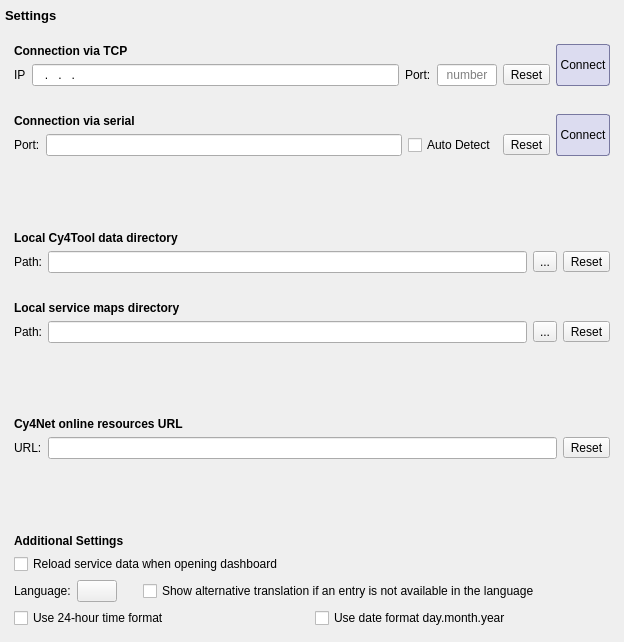
<?xml version="1.0" encoding="UTF-8"?>
<ui version="4.0">
 <class>SettingsPage</class>
 <widget class="QWidget" name="SettingsPage">
  <property name="geometry">
   <rect>
    <x>0</x>
    <y>0</y>
    <width>624</width>
    <height>642</height>
   </rect>
  </property>
  <property name="windowTitle">
   <string notr="true">Form</string>
  </property>
  <property name="styleSheet">
   <string notr="true">/* Allgemein */
QFrame[GuiRole=PageTitelFrame] { background: rgb(210, 210, 210); border-radius: 6px;	padding: 6px; }
QFrame[GuiRole=PageTitelFrame] QLabel {  font: bold 10pt; }
QFrame[GuiRole=GroupBox] { background: rgb(230, 230, 230); }

QPushButton[GuiRole=ToolBarButton] { border: 1px solid transparent; border-radius: 3px; padding: 3px; qproperty-iconSize: 24px; }
QPushButton[GuiRole=ToolBarButton]:hover { background: rgb(220, 220, 220); border-color: rgb(220, 220, 220); }
QPushButton[GuiRole=ToolBarButton]:pressed { background: rgb(220, 220, 220); border-color: rgb(110, 110, 110); }
QPushButton[GuiRole=ToolBarButton]:checked { background: rgb(220, 220, 220); border-color: rgb(110, 110, 110); }

/* Spezifisch */
QPushButton#connectViaSocketButton { background: rgb(220, 220, 240); border: 1px solid rgb(120, 120, 160); border-radius: 3px; padding: 3px; qproperty-iconSize: 32px; }
QPushButton#connectViaSocketButton:hover { background: rgb(240, 240, 255); border-color: rgb(140, 140, 160); }
QPushButton#connectViaSocketButton:pressed { background: rgb(250, 250, 255); border-color: rgb(160, 160, 180); }
QPushButton#connectViaSerialButton { background: rgb(220, 220, 240); border: 1px solid rgb(120, 120, 160); border-radius: 3px; padding: 3px; qproperty-iconSize: 32px; }
QPushButton#connectViaSerialButton:hover { background: rgb(240, 240, 255); border-color: rgb(140, 140, 160); }
QPushButton#connectViaSerialButton:pressed { background: rgb(250, 250, 255); border-color: rgb(160, 160, 180); }</string>
  </property>
  <layout class="QVBoxLayout" name="verticalLayout">
   <property name="spacing">
    <number>10</number>
   </property>
   <property name="leftMargin">
    <number>5</number>
   </property>
   <property name="topMargin">
    <number>5</number>
   </property>
   <property name="rightMargin">
    <number>5</number>
   </property>
   <property name="bottomMargin">
    <number>5</number>
   </property>
   <item>
    <widget class="QFrame" name="titleFrame">
     <property name="GuiRole" stdset="0">
      <string notr="true">PageTitelFrame</string>
     </property>
     <layout class="QHBoxLayout" name="horizontalLayout_27">
      <property name="leftMargin">
       <number>0</number>
      </property>
      <property name="topMargin">
       <number>0</number>
      </property>
      <property name="rightMargin">
       <number>0</number>
      </property>
      <property name="bottomMargin">
       <number>0</number>
      </property>
      <item>
       <widget class="QLabel" name="titelText">
        <property name="font">
         <font>
          <pointsize>10</pointsize>
          <italic>false</italic>
          <bold>true</bold>
         </font>
        </property>
        <property name="text">
         <string>Settings</string>
        </property>
       </widget>
      </item>
      <item>
       <spacer name="titleSpacer">
        <property name="orientation">
         <enum>Qt::Orientation::Horizontal</enum>
        </property>
        <property name="sizeHint" stdset="0">
         <size>
          <width>40</width>
          <height>20</height>
         </size>
        </property>
       </spacer>
      </item>
     </layout>
    </widget>
   </item>
   <item>
    <widget class="QFrame" name="frame">
     <property name="GuiRole" stdset="0">
      <string notr="true">GroupBox</string>
     </property>
     <layout class="QVBoxLayout" name="verticalLayout_3">
      <item>
       <layout class="QHBoxLayout" name="horizontalLayout_2">
        <item>
         <layout class="QVBoxLayout" name="verticalLayout_2">
          <item>
           <widget class="QLabel" name="label_7">
            <property name="font">
             <font>
              <bold>true</bold>
             </font>
            </property>
            <property name="text">
             <string>Connection via TCP</string>
            </property>
           </widget>
          </item>
          <item>
           <layout class="QHBoxLayout" name="horizontalLayout">
            <item>
             <widget class="QLabel" name="label_1">
              <property name="sizePolicy">
               <sizepolicy hsizetype="Preferred" vsizetype="Expanding">
                <horstretch>0</horstretch>
                <verstretch>0</verstretch>
               </sizepolicy>
              </property>
              <property name="minimumSize">
               <size>
                <width>0</width>
                <height>0</height>
               </size>
              </property>
              <property name="text">
               <string>IP</string>
              </property>
             </widget>
            </item>
            <item>
             <widget class="QLineEdit" name="socketIpText">
              <property name="inputMask">
               <string notr="true">000.000.000.000</string>
              </property>
              <property name="maxLength">
               <number>15</number>
              </property>
             </widget>
            </item>
            <item>
             <widget class="QLabel" name="label_2">
              <property name="sizePolicy">
               <sizepolicy hsizetype="Preferred" vsizetype="Expanding">
                <horstretch>0</horstretch>
                <verstretch>0</verstretch>
               </sizepolicy>
              </property>
              <property name="minimumSize">
               <size>
                <width>0</width>
                <height>0</height>
               </size>
              </property>
              <property name="text">
               <string>Port:</string>
              </property>
             </widget>
            </item>
            <item>
             <widget class="QLineEdit" name="socketPortText">
              <property name="maximumSize">
               <size>
                <width>60</width>
                <height>16777215</height>
               </size>
              </property>
              <property name="inputMask">
               <string notr="true">00000</string>
              </property>
              <property name="maxLength">
               <number>5</number>
              </property>
              <property name="echoMode">
               <enum>QLineEdit::EchoMode::Normal</enum>
              </property>
              <property name="alignment">
               <set>Qt::AlignmentFlag::AlignCenter</set>
              </property>
              <property name="placeholderText">
               <string notr="true">number</string>
              </property>
             </widget>
            </item>
            <item>
             <widget class="QToolButton" name="resetSocketButton">
              <property name="text">
               <string>Reset</string>
              </property>
             </widget>
            </item>
           </layout>
          </item>
         </layout>
        </item>
        <item>
         <widget class="QPushButton" name="connectViaSocketButton">
          <property name="sizePolicy">
           <sizepolicy hsizetype="Minimum" vsizetype="Preferred">
            <horstretch>0</horstretch>
            <verstretch>0</verstretch>
           </sizepolicy>
          </property>
          <property name="font">
           <font>
            <bold>false</bold>
           </font>
          </property>
          <property name="toolTip">
           <string>Connect Cy4NET via TCP</string>
          </property>
          <property name="text">
           <string>Connect</string>
          </property>
         </widget>
        </item>
       </layout>
      </item>
     </layout>
    </widget>
   </item>
   <item>
    <widget class="QFrame" name="frame_2">
     <property name="GuiRole" stdset="0">
      <string notr="true">GroupBox</string>
     </property>
     <layout class="QVBoxLayout" name="verticalLayout_4">
      <item>
       <layout class="QHBoxLayout" name="horizontalLayout_3">
        <item>
         <layout class="QVBoxLayout" name="verticalLayout_5">
          <item>
           <widget class="QLabel" name="label_8">
            <property name="font">
             <font>
              <bold>true</bold>
             </font>
            </property>
            <property name="text">
             <string>Connection via serial</string>
            </property>
           </widget>
          </item>
          <item>
           <layout class="QHBoxLayout" name="horizontalLayout_4">
            <item>
             <widget class="QLabel" name="label_3">
              <property name="sizePolicy">
               <sizepolicy hsizetype="Preferred" vsizetype="Expanding">
                <horstretch>0</horstretch>
                <verstretch>0</verstretch>
               </sizepolicy>
              </property>
              <property name="minimumSize">
               <size>
                <width>0</width>
                <height>0</height>
               </size>
              </property>
              <property name="text">
               <string>Port:</string>
              </property>
             </widget>
            </item>
            <item>
             <widget class="QLineEdit" name="serialPortText"/>
            </item>
            <item>
             <widget class="QCheckBox" name="autoSerialPortDetectionCheck">
              <property name="text">
               <string>Auto Detect</string>
              </property>
             </widget>
            </item>
            <item>
             <widget class="QToolButton" name="resetSerialPortButton">
              <property name="text">
               <string>Reset</string>
              </property>
             </widget>
            </item>
           </layout>
          </item>
         </layout>
        </item>
        <item>
         <widget class="QPushButton" name="connectViaSerialButton">
          <property name="sizePolicy">
           <sizepolicy hsizetype="Minimum" vsizetype="Preferred">
            <horstretch>0</horstretch>
            <verstretch>0</verstretch>
           </sizepolicy>
          </property>
          <property name="font">
           <font>
            <bold>false</bold>
           </font>
          </property>
          <property name="toolTip">
           <string>Connect Cy4NET via serial</string>
          </property>
          <property name="text">
           <string>Connect</string>
          </property>
         </widget>
        </item>
       </layout>
      </item>
     </layout>
    </widget>
   </item>
   <item>
    <spacer name="verticalSpacer2">
     <property name="orientation">
      <enum>Qt::Orientation::Vertical</enum>
     </property>
     <property name="sizeHint" stdset="0">
      <size>
       <width>0</width>
       <height>0</height>
      </size>
     </property>
    </spacer>
   </item>
   <item>
    <widget class="QFrame" name="frame_3">
     <property name="GuiRole" stdset="0">
      <string notr="true">GroupBox</string>
     </property>
     <layout class="QVBoxLayout" name="verticalLayout_6">
      <item>
       <widget class="QLabel" name="label_9">
        <property name="font">
         <font>
          <bold>true</bold>
         </font>
        </property>
        <property name="text">
         <string>Local Cy4Tool data directory</string>
        </property>
       </widget>
      </item>
      <item>
       <layout class="QHBoxLayout" name="horizontalLayout_6">
        <item>
         <widget class="QLabel" name="label">
          <property name="sizePolicy">
           <sizepolicy hsizetype="Preferred" vsizetype="Expanding">
            <horstretch>0</horstretch>
            <verstretch>0</verstretch>
           </sizepolicy>
          </property>
          <property name="minimumSize">
           <size>
            <width>0</width>
            <height>0</height>
           </size>
          </property>
          <property name="font">
           <font>
            <bold>false</bold>
           </font>
          </property>
          <property name="text">
           <string>Path:</string>
          </property>
         </widget>
        </item>
        <item>
         <widget class="QLineEdit" name="localCy4ToolDataDirectoryText"/>
        </item>
        <item>
         <widget class="QToolButton" name="selectLocalCy4ToolDataDirectoryButton">
          <property name="font">
           <font>
            <bold>false</bold>
           </font>
          </property>
          <property name="text">
           <string notr="true">...</string>
          </property>
         </widget>
        </item>
        <item>
         <widget class="QToolButton" name="resetLocalCy4ToolDataDirectoryButton">
          <property name="font">
           <font>
            <bold>false</bold>
           </font>
          </property>
          <property name="text">
           <string>Reset</string>
          </property>
         </widget>
        </item>
       </layout>
      </item>
     </layout>
    </widget>
   </item>
   <item>
    <widget class="QFrame" name="frame_4">
     <property name="GuiRole" stdset="0">
      <string notr="true">GroupBox</string>
     </property>
     <layout class="QVBoxLayout" name="verticalLayout_7">
      <item>
       <widget class="QLabel" name="label_10">
        <property name="font">
         <font>
          <bold>true</bold>
         </font>
        </property>
        <property name="text">
         <string>Local service maps directory</string>
        </property>
       </widget>
      </item>
      <item>
       <layout class="QHBoxLayout" name="horizontalLayout_7">
        <item>
         <widget class="QLabel" name="label_11">
          <property name="sizePolicy">
           <sizepolicy hsizetype="Preferred" vsizetype="Expanding">
            <horstretch>0</horstretch>
            <verstretch>0</verstretch>
           </sizepolicy>
          </property>
          <property name="minimumSize">
           <size>
            <width>0</width>
            <height>0</height>
           </size>
          </property>
          <property name="font">
           <font>
            <bold>false</bold>
           </font>
          </property>
          <property name="text">
           <string>Path:</string>
          </property>
         </widget>
        </item>
        <item>
         <widget class="QLineEdit" name="localServiceMapsDirectoryText"/>
        </item>
        <item>
         <widget class="QToolButton" name="selectLocalServiceMapsDirectoryButton">
          <property name="font">
           <font>
            <bold>false</bold>
           </font>
          </property>
          <property name="text">
           <string notr="true">...</string>
          </property>
         </widget>
        </item>
        <item>
         <widget class="QToolButton" name="resetLocalServiceMapsDirectoryButton">
          <property name="font">
           <font>
            <bold>false</bold>
           </font>
          </property>
          <property name="text">
           <string>Reset</string>
          </property>
         </widget>
        </item>
       </layout>
      </item>
     </layout>
    </widget>
   </item>
   <item>
    <spacer name="verticalSpacer3">
     <property name="orientation">
      <enum>Qt::Orientation::Vertical</enum>
     </property>
     <property name="sizeHint" stdset="0">
      <size>
       <width>0</width>
       <height>0</height>
      </size>
     </property>
    </spacer>
   </item>
   <item>
    <widget class="QFrame" name="frame_6">
     <property name="GuiRole" stdset="0">
      <string notr="true">GroupBox</string>
     </property>
     <layout class="QVBoxLayout" name="verticalLayout_9">
      <item>
       <widget class="QLabel" name="label_14">
        <property name="font">
         <font>
          <bold>true</bold>
         </font>
        </property>
        <property name="text">
         <string>Cy4Net online resources URL</string>
        </property>
       </widget>
      </item>
      <item>
       <layout class="QHBoxLayout" name="horizontalLayout_9">
        <item>
         <widget class="QLabel" name="label_6">
          <property name="sizePolicy">
           <sizepolicy hsizetype="Preferred" vsizetype="Expanding">
            <horstretch>0</horstretch>
            <verstretch>0</verstretch>
           </sizepolicy>
          </property>
          <property name="minimumSize">
           <size>
            <width>0</width>
            <height>0</height>
           </size>
          </property>
          <property name="text">
           <string>URL:</string>
          </property>
         </widget>
        </item>
        <item>
         <widget class="QLineEdit" name="onlineResourcesUrlText"/>
        </item>
        <item>
         <widget class="QToolButton" name="resetOnlineResourcesUrlButton">
          <property name="font">
           <font>
            <bold>false</bold>
           </font>
          </property>
          <property name="text">
           <string>Reset</string>
          </property>
         </widget>
        </item>
       </layout>
      </item>
     </layout>
    </widget>
   </item>
   <item>
    <spacer name="verticalSpacer1">
     <property name="orientation">
      <enum>Qt::Orientation::Vertical</enum>
     </property>
     <property name="sizeHint" stdset="0">
      <size>
       <width>0</width>
       <height>0</height>
      </size>
     </property>
    </spacer>
   </item>
   <item>
    <widget class="QFrame" name="frame_7">
     <property name="GuiRole" stdset="0">
      <string notr="true">GroupBox</string>
     </property>
     <layout class="QVBoxLayout" name="verticalLayout_10">
      <item>
       <widget class="QLabel" name="label_15">
        <property name="font">
         <font>
          <bold>true</bold>
         </font>
        </property>
        <property name="text">
         <string>Additional Settings</string>
        </property>
       </widget>
      </item>
      <item>
       <layout class="QHBoxLayout" name="horizontalLayout_8">
        <item>
         <widget class="QCheckBox" name="reloadOnOpenDashboardPageCheckBox">
          <property name="text">
           <string>Reload service data when opening dashboard</string>
          </property>
         </widget>
        </item>
       </layout>
      </item>
      <item>
       <layout class="QHBoxLayout" name="horizontalLayout_5">
        <item>
         <widget class="QLabel" name="label_4">
          <property name="text">
           <string>Language:</string>
          </property>
         </widget>
        </item>
        <item>
         <widget class="QPushButton" name="languageButton">
          <property name="icon">
           <iconset resource="../../Res/Resources.qrc">
            <normaloff>:/Symbols/Flag_en-GB.png</normaloff>:/Symbols/Flag_en-GB.png</iconset>
          </property>
          <property name="iconSize">
           <size>
            <width>32</width>
            <height>20</height>
           </size>
          </property>
         </widget>
        </item>
        <item>
         <spacer name="horizontalSpacer_2">
          <property name="orientation">
           <enum>Qt::Orientation::Horizontal</enum>
          </property>
          <property name="sizeType">
           <enum>QSizePolicy::Policy::Fixed</enum>
          </property>
          <property name="sizeHint" stdset="0">
           <size>
            <width>20</width>
            <height>0</height>
           </size>
          </property>
         </spacer>
        </item>
        <item>
         <widget class="QCheckBox" name="allowLanguageFallbackCheckBox">
          <property name="text">
           <string>Show alternative translation if an entry is not available in the language</string>
          </property>
         </widget>
        </item>
        <item>
         <spacer name="horizontalSpacer">
          <property name="orientation">
           <enum>Qt::Orientation::Horizontal</enum>
          </property>
          <property name="sizeHint" stdset="0">
           <size>
            <width>0</width>
            <height>0</height>
           </size>
          </property>
         </spacer>
        </item>
       </layout>
      </item>
      <item>
       <layout class="QHBoxLayout" name="horizontalLayout_10">
        <item>
         <widget class="QCheckBox" name="timeFormat24hCheckBox">
          <property name="text">
           <string>Use 24-hour time format</string>
          </property>
         </widget>
        </item>
        <item>
         <widget class="QCheckBox" name="dateFormatDDMMYYYCheckBox">
          <property name="text">
           <string>Use date format day.month.year</string>
          </property>
         </widget>
        </item>
       </layout>
      </item>
     </layout>
    </widget>
   </item>
  </layout>
 </widget>
 <resources>
  <include location="../../Res/Resources.qrc"/>
 </resources>
 <connections/>
</ui>
